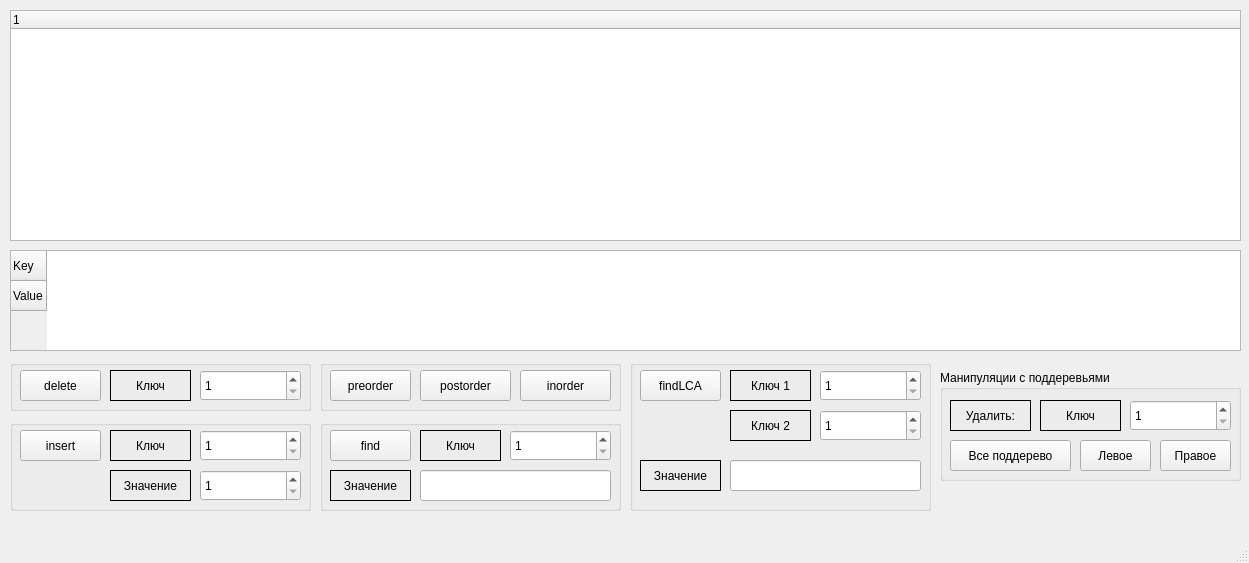
<?xml version="1.0" encoding="UTF-8"?>
<ui version="4.0">
 <class>MainWindow</class>
 <widget class="QMainWindow" name="MainWindow">
  <property name="geometry">
   <rect>
    <x>0</x>
    <y>0</y>
    <width>1249</width>
    <height>563</height>
   </rect>
  </property>
  <property name="windowTitle">
   <string>MainWindow</string>
  </property>
  <widget class="QWidget" name="centralwidget">
   <widget class="QTreeWidget" name="treeWidget">
    <property name="geometry">
     <rect>
      <x>10</x>
      <y>10</y>
      <width>1231</width>
      <height>231</height>
     </rect>
    </property>
    <column>
     <property name="text">
      <string/>
     </property>
    </column>
   </widget>
   <widget class="QGroupBox" name="groupBox">
    <property name="geometry">
     <rect>
      <x>10</x>
      <y>420</y>
      <width>301</width>
      <height>91</height>
     </rect>
    </property>
    <property name="title">
     <string/>
    </property>
    <widget class="QLabel" name="label_2">
     <property name="geometry">
      <rect>
       <x>100</x>
       <y>50</y>
       <width>81</width>
       <height>31</height>
      </rect>
     </property>
     <property name="frameShape">
      <enum>QFrame::Box</enum>
     </property>
     <property name="text">
      <string>Значение</string>
     </property>
     <property name="alignment">
      <set>Qt::AlignCenter</set>
     </property>
    </widget>
    <widget class="QPushButton" name="insertButton">
     <property name="geometry">
      <rect>
       <x>10</x>
       <y>10</y>
       <width>81</width>
       <height>31</height>
      </rect>
     </property>
     <property name="text">
      <string>insert</string>
     </property>
    </widget>
    <widget class="QLabel" name="label">
     <property name="geometry">
      <rect>
       <x>100</x>
       <y>10</y>
       <width>81</width>
       <height>31</height>
      </rect>
     </property>
     <property name="frameShape">
      <enum>QFrame::Box</enum>
     </property>
     <property name="text">
      <string>Ключ</string>
     </property>
     <property name="alignment">
      <set>Qt::AlignCenter</set>
     </property>
    </widget>
    <widget class="QSpinBox" name="insertKey">
     <property name="geometry">
      <rect>
       <x>190</x>
       <y>10</y>
       <width>101</width>
       <height>31</height>
      </rect>
     </property>
     <property name="minimum">
      <number>1</number>
     </property>
     <property name="maximum">
      <number>2147483647</number>
     </property>
    </widget>
    <widget class="QSpinBox" name="insertValue">
     <property name="geometry">
      <rect>
       <x>190</x>
       <y>50</y>
       <width>101</width>
       <height>31</height>
      </rect>
     </property>
     <property name="minimum">
      <number>1</number>
     </property>
     <property name="maximum">
      <number>2147483647</number>
     </property>
    </widget>
   </widget>
   <widget class="QGroupBox" name="groupBox_2">
    <property name="geometry">
     <rect>
      <x>10</x>
      <y>360</y>
      <width>301</width>
      <height>51</height>
     </rect>
    </property>
    <property name="title">
     <string/>
    </property>
    <widget class="QPushButton" name="deleteButton">
     <property name="geometry">
      <rect>
       <x>10</x>
       <y>10</y>
       <width>81</width>
       <height>31</height>
      </rect>
     </property>
     <property name="styleSheet">
      <string notr="true"/>
     </property>
     <property name="text">
      <string>delete</string>
     </property>
    </widget>
    <widget class="QLabel" name="label_3">
     <property name="geometry">
      <rect>
       <x>100</x>
       <y>10</y>
       <width>81</width>
       <height>31</height>
      </rect>
     </property>
     <property name="frameShape">
      <enum>QFrame::Box</enum>
     </property>
     <property name="text">
      <string>Ключ</string>
     </property>
     <property name="alignment">
      <set>Qt::AlignCenter</set>
     </property>
    </widget>
    <widget class="QSpinBox" name="deleteKey">
     <property name="geometry">
      <rect>
       <x>190</x>
       <y>10</y>
       <width>101</width>
       <height>31</height>
      </rect>
     </property>
     <property name="minimum">
      <number>1</number>
     </property>
     <property name="maximum">
      <number>2147483647</number>
     </property>
    </widget>
   </widget>
   <widget class="QGroupBox" name="groupBox_3">
    <property name="geometry">
     <rect>
      <x>320</x>
      <y>360</y>
      <width>301</width>
      <height>51</height>
     </rect>
    </property>
    <property name="title">
     <string/>
    </property>
    <widget class="QPushButton" name="preorderButton">
     <property name="geometry">
      <rect>
       <x>10</x>
       <y>10</y>
       <width>81</width>
       <height>31</height>
      </rect>
     </property>
     <property name="text">
      <string>preorder</string>
     </property>
    </widget>
    <widget class="QPushButton" name="postorderButton">
     <property name="geometry">
      <rect>
       <x>100</x>
       <y>10</y>
       <width>91</width>
       <height>31</height>
      </rect>
     </property>
     <property name="text">
      <string>postorder</string>
     </property>
    </widget>
    <widget class="QPushButton" name="inorderButton">
     <property name="geometry">
      <rect>
       <x>200</x>
       <y>10</y>
       <width>91</width>
       <height>31</height>
      </rect>
     </property>
     <property name="text">
      <string>inorder</string>
     </property>
    </widget>
   </widget>
   <widget class="QGroupBox" name="groupBox_4">
    <property name="geometry">
     <rect>
      <x>320</x>
      <y>420</y>
      <width>301</width>
      <height>91</height>
     </rect>
    </property>
    <property name="title">
     <string/>
    </property>
    <widget class="QPushButton" name="searchButton">
     <property name="geometry">
      <rect>
       <x>10</x>
       <y>10</y>
       <width>81</width>
       <height>31</height>
      </rect>
     </property>
     <property name="text">
      <string>find</string>
     </property>
    </widget>
    <widget class="QLabel" name="label_4">
     <property name="geometry">
      <rect>
       <x>100</x>
       <y>10</y>
       <width>81</width>
       <height>31</height>
      </rect>
     </property>
     <property name="frameShape">
      <enum>QFrame::Box</enum>
     </property>
     <property name="text">
      <string>Ключ</string>
     </property>
     <property name="alignment">
      <set>Qt::AlignCenter</set>
     </property>
    </widget>
    <widget class="QSpinBox" name="searchKey">
     <property name="geometry">
      <rect>
       <x>190</x>
       <y>10</y>
       <width>101</width>
       <height>31</height>
      </rect>
     </property>
     <property name="minimum">
      <number>1</number>
     </property>
     <property name="maximum">
      <number>2147483647</number>
     </property>
    </widget>
    <widget class="QLabel" name="label_5">
     <property name="geometry">
      <rect>
       <x>10</x>
       <y>50</y>
       <width>81</width>
       <height>31</height>
      </rect>
     </property>
     <property name="frameShape">
      <enum>QFrame::Box</enum>
     </property>
     <property name="text">
      <string>Значение</string>
     </property>
     <property name="alignment">
      <set>Qt::AlignCenter</set>
     </property>
    </widget>
    <widget class="QLineEdit" name="searchValue">
     <property name="geometry">
      <rect>
       <x>100</x>
       <y>50</y>
       <width>191</width>
       <height>31</height>
      </rect>
     </property>
     <property name="readOnly">
      <bool>true</bool>
     </property>
    </widget>
   </widget>
   <widget class="QTableWidget" name="tableWidget">
    <property name="geometry">
     <rect>
      <x>10</x>
      <y>250</y>
      <width>1231</width>
      <height>101</height>
     </rect>
    </property>
    <row>
     <property name="text">
      <string>Key</string>
     </property>
    </row>
    <row>
     <property name="text">
      <string>Value</string>
     </property>
    </row>
   </widget>
   <widget class="QGroupBox" name="groupBox_5">
    <property name="geometry">
     <rect>
      <x>630</x>
      <y>360</y>
      <width>301</width>
      <height>151</height>
     </rect>
    </property>
    <property name="title">
     <string/>
    </property>
    <widget class="QPushButton" name="parentButton">
     <property name="geometry">
      <rect>
       <x>10</x>
       <y>10</y>
       <width>81</width>
       <height>31</height>
      </rect>
     </property>
     <property name="text">
      <string>findLCA</string>
     </property>
    </widget>
    <widget class="QLabel" name="label_6">
     <property name="geometry">
      <rect>
       <x>100</x>
       <y>10</y>
       <width>81</width>
       <height>31</height>
      </rect>
     </property>
     <property name="frameShape">
      <enum>QFrame::Box</enum>
     </property>
     <property name="text">
      <string>Ключ 1</string>
     </property>
     <property name="alignment">
      <set>Qt::AlignCenter</set>
     </property>
    </widget>
    <widget class="QSpinBox" name="parentKey1">
     <property name="geometry">
      <rect>
       <x>190</x>
       <y>10</y>
       <width>101</width>
       <height>31</height>
      </rect>
     </property>
     <property name="minimum">
      <number>1</number>
     </property>
     <property name="maximum">
      <number>2147483647</number>
     </property>
    </widget>
    <widget class="QLabel" name="label_9">
     <property name="geometry">
      <rect>
       <x>100</x>
       <y>50</y>
       <width>81</width>
       <height>31</height>
      </rect>
     </property>
     <property name="frameShape">
      <enum>QFrame::Box</enum>
     </property>
     <property name="text">
      <string>Ключ 2</string>
     </property>
     <property name="alignment">
      <set>Qt::AlignCenter</set>
     </property>
    </widget>
    <widget class="QSpinBox" name="parentKey2">
     <property name="geometry">
      <rect>
       <x>190</x>
       <y>50</y>
       <width>101</width>
       <height>31</height>
      </rect>
     </property>
     <property name="minimum">
      <number>1</number>
     </property>
     <property name="maximum">
      <number>2147483647</number>
     </property>
    </widget>
    <widget class="QLabel" name="label_10">
     <property name="geometry">
      <rect>
       <x>10</x>
       <y>100</y>
       <width>81</width>
       <height>31</height>
      </rect>
     </property>
     <property name="frameShape">
      <enum>QFrame::Box</enum>
     </property>
     <property name="text">
      <string>Значение</string>
     </property>
     <property name="alignment">
      <set>Qt::AlignCenter</set>
     </property>
    </widget>
    <widget class="QLineEdit" name="parentValue">
     <property name="geometry">
      <rect>
       <x>100</x>
       <y>100</y>
       <width>191</width>
       <height>31</height>
      </rect>
     </property>
     <property name="readOnly">
      <bool>true</bool>
     </property>
    </widget>
   </widget>
   <widget class="QGroupBox" name="groupBox_6">
    <property name="geometry">
     <rect>
      <x>940</x>
      <y>370</y>
      <width>301</width>
      <height>111</height>
     </rect>
    </property>
    <property name="title">
     <string>Манипуляции с поддеревьями</string>
    </property>
    <widget class="QLabel" name="label_7">
     <property name="geometry">
      <rect>
       <x>100</x>
       <y>30</y>
       <width>81</width>
       <height>31</height>
      </rect>
     </property>
     <property name="frameShape">
      <enum>QFrame::Box</enum>
     </property>
     <property name="text">
      <string>Ключ</string>
     </property>
     <property name="alignment">
      <set>Qt::AlignCenter</set>
     </property>
    </widget>
    <widget class="QSpinBox" name="deleteSubKey">
     <property name="geometry">
      <rect>
       <x>190</x>
       <y>30</y>
       <width>101</width>
       <height>31</height>
      </rect>
     </property>
     <property name="minimum">
      <number>1</number>
     </property>
     <property name="maximum">
      <number>2147483647</number>
     </property>
    </widget>
    <widget class="QLabel" name="label_8">
     <property name="geometry">
      <rect>
       <x>10</x>
       <y>30</y>
       <width>81</width>
       <height>31</height>
      </rect>
     </property>
     <property name="frameShape">
      <enum>QFrame::Box</enum>
     </property>
     <property name="text">
      <string>Удалить:</string>
     </property>
     <property name="alignment">
      <set>Qt::AlignCenter</set>
     </property>
    </widget>
    <widget class="QPushButton" name="subButton">
     <property name="geometry">
      <rect>
       <x>10</x>
       <y>70</y>
       <width>121</width>
       <height>31</height>
      </rect>
     </property>
     <property name="text">
      <string>Все поддерево</string>
     </property>
    </widget>
    <widget class="QPushButton" name="leftButton">
     <property name="geometry">
      <rect>
       <x>140</x>
       <y>70</y>
       <width>71</width>
       <height>31</height>
      </rect>
     </property>
     <property name="text">
      <string>Левое</string>
     </property>
    </widget>
    <widget class="QPushButton" name="rightButton">
     <property name="geometry">
      <rect>
       <x>220</x>
       <y>70</y>
       <width>71</width>
       <height>31</height>
      </rect>
     </property>
     <property name="text">
      <string>Правое</string>
     </property>
    </widget>
   </widget>
  </widget>
  <widget class="QMenuBar" name="menubar">
   <property name="geometry">
    <rect>
     <x>0</x>
     <y>0</y>
     <width>1249</width>
     <height>22</height>
    </rect>
   </property>
  </widget>
  <widget class="QStatusBar" name="statusbar"/>
 </widget>
 <resources/>
 <connections/>
</ui>
